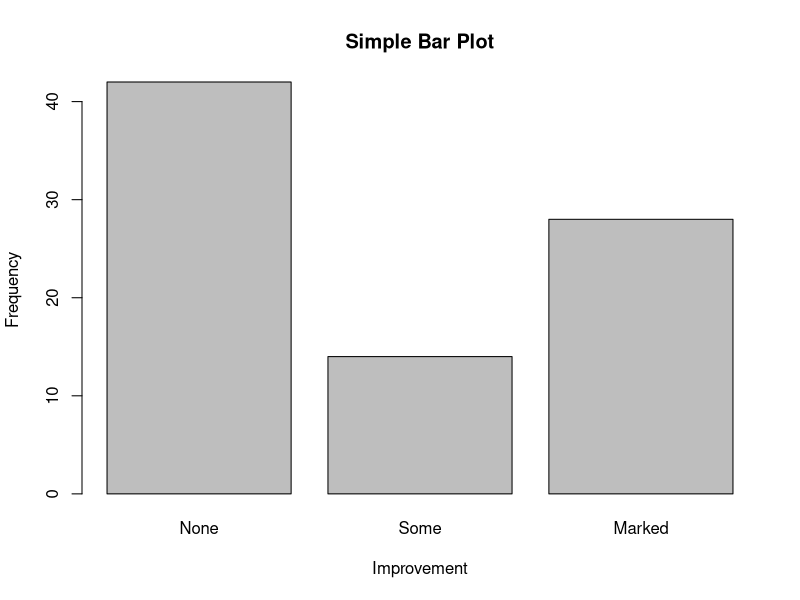
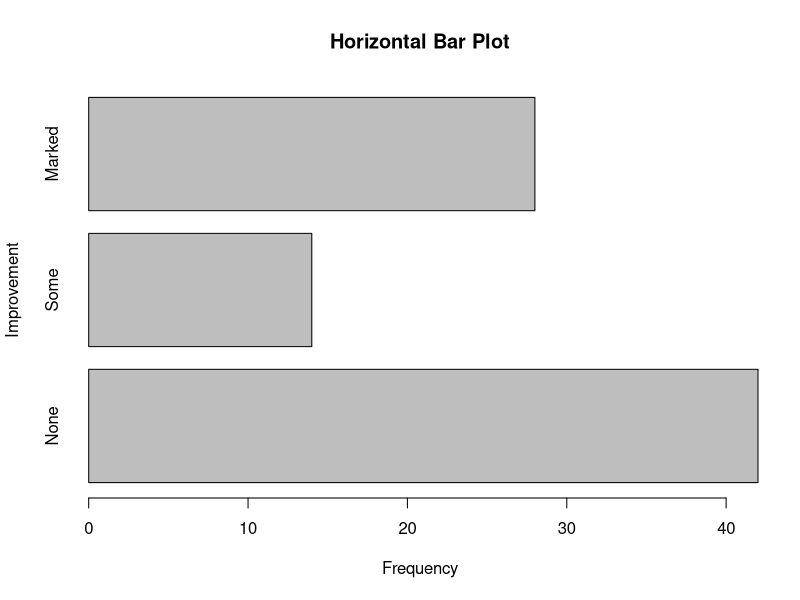
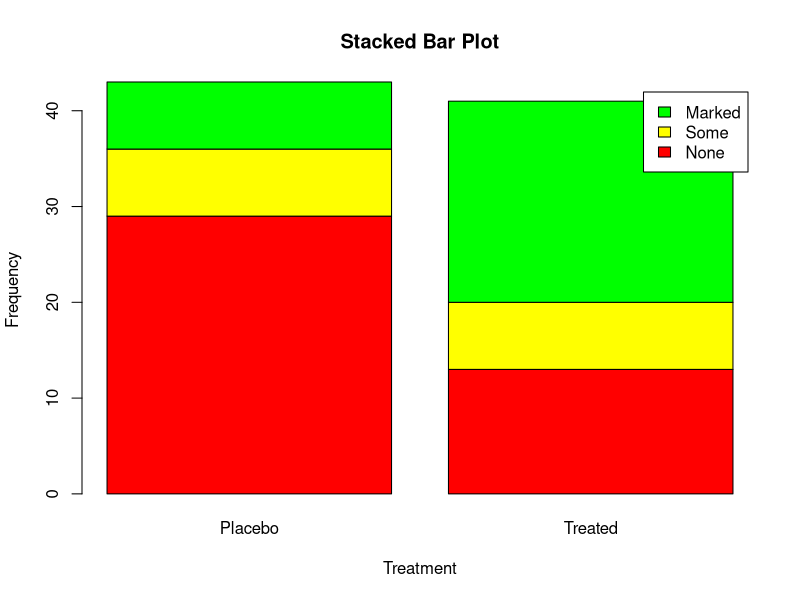
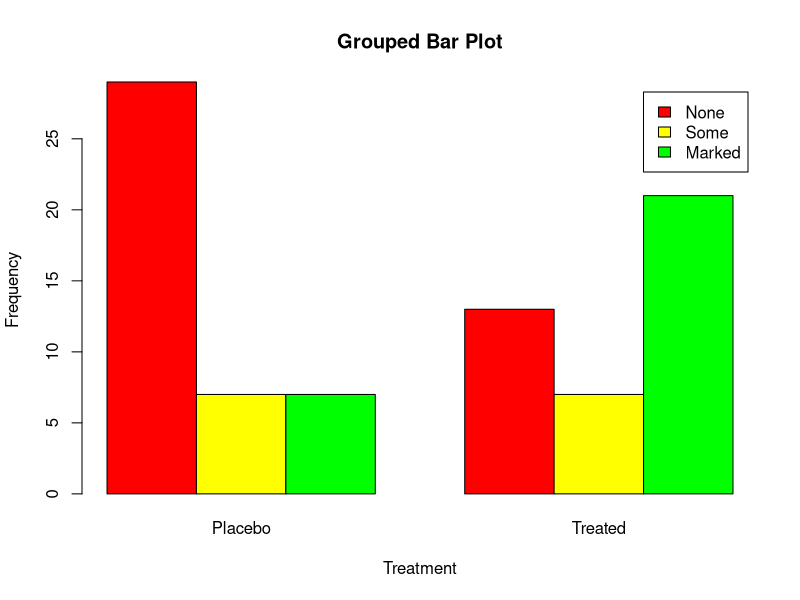
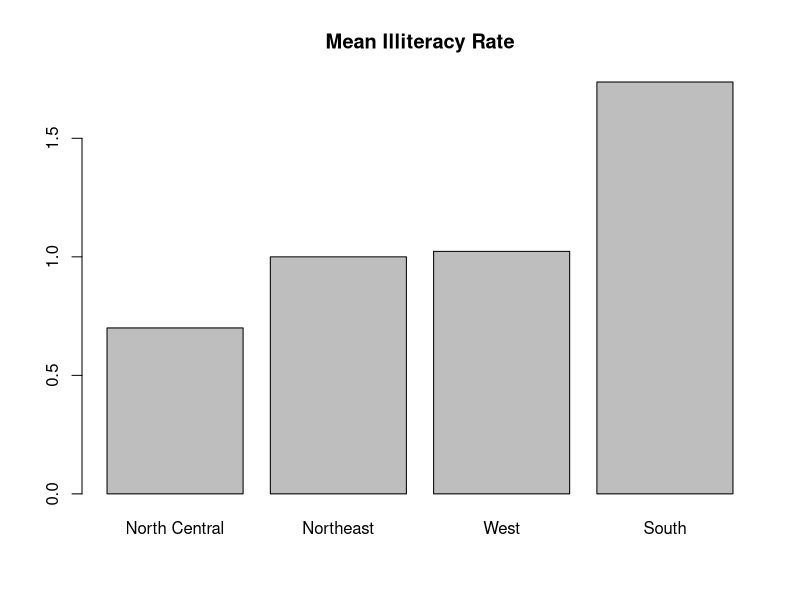
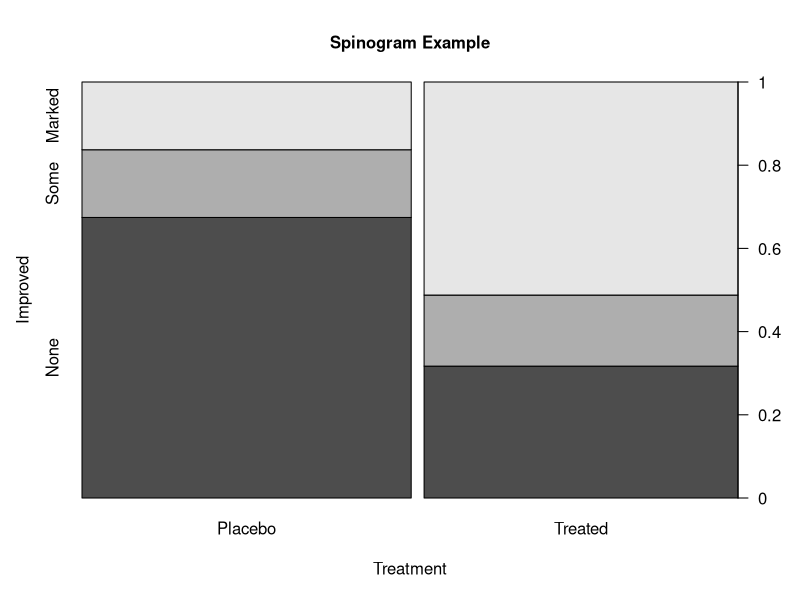
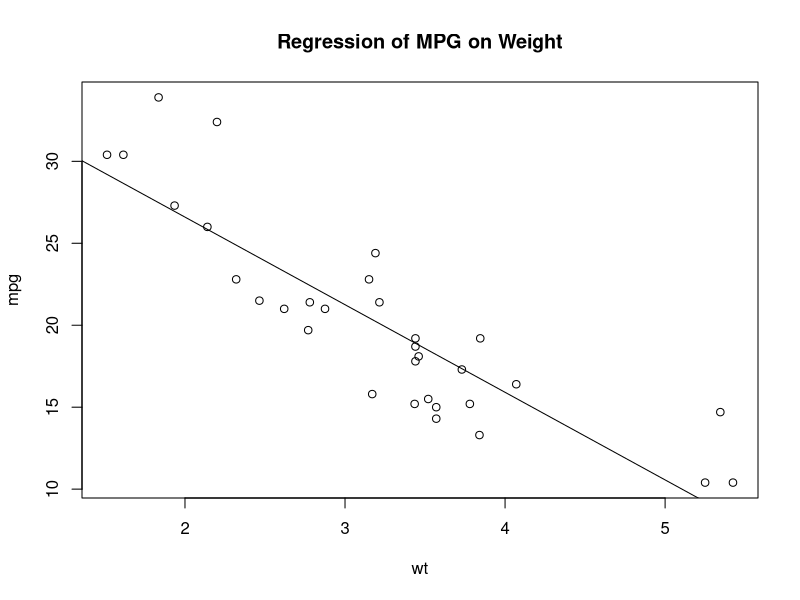

The R source for these figures, in order: (Note: this script raises an error after producing the figures.)
## ---- chunk 1
knitr::opts_chunk$set(echo = T,collapse = T,
                      results = "hide")
## ---- chunk 2
# Load vcd package
library(vcd)
# Get cell counts for improved variable
counts <- table(Arthritis$Improved)
counts
# simple bar plot
barplot(counts, main = "Simple Bar Plot", xlab = "Improvement", ylab = "Frequency")

# horizontal bar plot
barplot(counts, main = "Horizontal Bar Plot", xlab = "Frequency", ylab = "Improvement", horiz = TRUE)
# get counts for Improved by Treatment table
counts <- table(Arthritis$Improved,Arthritis$Treatment)
counts
# stacked barplot
barplot(counts, main = "Stacked Bar Plot", xlab = "Treatment", ylab = "Frequency", col = c("red", "yellow", "green"), legend = rownames(counts))

# grouped barplot
barplot(counts, main = "Grouped Bar Plot", xlab = "Treatment", ylab = "Frequency", col = c("red", "yellow", "green"), legend = rownames(counts), beside = TRUE)
# Mean bar plots
states <- data.frame(state.region, state.x77)
means <- aggregate(states$Illiteracy, 
    by = list(state.region), 
    FUN = mean)
means
means <- means[order(means$x), ]
means
barplot(means$x, names.arg = means$Group.1)
title("Mean Illiteracy Rate")
#为棘状图（spinogram）
attach(Arthritis) 
counts <- table(Treatment, Improved) 
spine(counts, main="Spinogram Example") 
detach(Arthritis) 
## ---- chunk 3
options(digits=2)#)限定了输出小数点后数字位数
Student <- c("John Davis", "Angela Williams", 
    "Bullwinkle Moose", "David Jones", 
    "Janice Markhammer", "Cheryl Cushing",
    "Reuven Ytzrhak", "Greg Knox", "Joel England",
    "Mary Rayburn")
Math <- c(502, 600, 412, 358, 495, 512, 410, 625, 573, 522)
Science <- c(95, 99, 80, 82, 75, 85, 80, 95, 89, 86)
English <- c(25, 22, 18, 15, 20, 28, 15, 30, 27, 18)
roster <- data.frame(Student, Math, Science, English,stringsAsFactors=FALSE)
    
z <- scale(roster[,2:4]) #将变量进行标准化

score <- apply(z, 1, mean)                     
roster <- cbind(roster, score)
#通过函数mean()来计算各行的均值以获得综合得分，并使用函数cbind()将其添加到花名册中 
y <- quantile(score, c(.8,.6,.4,.2)) #函数quantile()给出了学生综合得分的百分位数                                  
roster$grade[score >= y[1]] <- "A"           
roster$grade[score < y[1] & score >= y[2]] <- "B"
roster$grade[score < y[2] & score >= y[3]] <- "C"
roster$grade[score < y[3] & score >= y[4]] <- "D"
roster$grade[score < y[4]] <- "F"

name <- strsplit((roster$Student), " ") #使用函数strsplit()以空格为界把学生姓名拆分为姓氏和名字           
#你可以使用函数sapply()提取列表中每个成分的第一个元素，放入一个储存名字的向量Firstname，并提取每个成分的第二个元素，放入一个储存姓氏的向量Lastname。"["是一个可以提取某个对象的一部分的函数——在这里它是用来提取列表name各成分中的第一个或第二个元素的。
lastname <- sapply(name, "[", 2)
firstname <- sapply(name, "[", 1)

roster <- cbind(firstname,lastname, roster[,-1])
roster <- roster[order(lastname,firstname),]

roster
## ---- chunk 4
# for
for (i in 1:10) 
    print(i)
# while
i <- 10 
while (i > 0) {
    print(i)
    i <- i - 1} 
## ---- chunk 5
mydate <- function(type="long") {
    switch(type,
    long =  format(Sys.time(), "%A %B %d %Y"), 
    short = format(Sys.time(), "%m-%d-%y"),
    cat(type, "is not a recognized type\n"))
}
mydate("long")
mydate("short")
mydate()
mydate("medium")
## ---- chunk 6
x <- c(1, 2, 3, 4, 5, 6, 7, 8)
mean(x)
sd(x)
## ---- chunk 7
# normal distribution
library(MASS)
options(digits=3)
set.seed(1234)
mean <- c(230.7, 146.7, 3.6)           
sigma <- matrix( c(15360.8, 6721.2, -47.1,                           6721.2, 4700.9, -16.5,
            -47.1,  -16.5,   0.3), nrow=3, ncol=3)
mydata <- mvrnorm(500, mean, sigma)             
mydata <- as.data.frame(mydata)                   
names(mydata) <- c("y", "x1", "x2")               
dim(mydata)
head(mydata, n=10)   
## ---- chunk 8
mydates <- as.Date(c("2007-06-22","2004-02-13")) 
today <- Sys.Date() 
format(today, format="%B %d %Y") 
dob <- as.Date("2000-01-02")
difftime(today, dob, units="weeks") 
#strDates <- as.character(dates)将日期转为字符
## ---- chunk 9
a <- c(1, 2, 3)
a
is.numeric(a)
is.vector(a)
a <- as.character(a)
a
is.numeric(a)
is.vector(a)
is.character(a)
## ---- chunk 10
library(sqldf)
newdf <- sqldf("select * from mtcars where carb=1 order by mpg", 
    row.names = TRUE)
newdf <- sqldf("select avg(mpg) as avg_mpg, avg(disp) as avg_disp,
    gear from mtcars where cyl in (4, 6) group by gear")
## ---- chunk 11
mydata <- data.frame(x1 = c(2, 2, 6, 4), x2 = c(3, 4, 2, 8))
mydata$sumx <- mydata$x1 + mydata$x2
mydata$meanx <- (mydata$x1 + mydata$x2)/2
attach(mydata)
mydata$sumx <- x1 + x2
mydata$meanx <- (x1 + x2)/2
detach(mydata)
mydata <- transform(mydata, sumx = x1 + x2, meanx = (x1 + x2)/2)
## ---- chunk 12
y <- c(1, 2, 3, NA) 
print(is.na(y))
x <- c(1, 2, NA, 3) 
print(sum(x, na.rm=TRUE))
## ---- chunk 13
attach(mtcars)
plot(wt, mpg)
abline(lm(mpg ~ wt))
title("Regression of MPG on Weight")
detach(mtcars)
## ---- chunk 14
#矩阵
y = matrix(1:20,nrow = 5, ncol = 4)
y
cells <- c(1, 26, 24, 68)
rnames <- c("R1", "R2")
cnames <- c("C1", "C2")
mymatrix <- matrix(cells, nrow = 2, ncol = 2, byrow = TRUE, 
    dimnames = list(rnames, cnames))
mymatrix
mymatrix <- matrix(cells, nrow = 2, ncol = 2, byrow = FALSE, 
    dimnames = list(rnames, cnames))
mymatrix
#数组：个创建三维（2×3×4）数值型数组
dim1 <- c("A1", "A2")
dim2 <- c("B1", "B2", "B3")
dim3 <- c("C1", "C2", "C3", "C4")
z <- array(1:24, c(2, 3, 4), dimnames = list(dim1, dim2, dim3))
z
## ---- chunk 15
#创建数据框
patientID <- c(1, 2, 3, 4)
age <- c(25, 34, 28, 52)
diabetes <- c("Type1", "Type2", "Type1", "Type1")
status <- c("Poor", "Improved", "Excellent", "Poor")
patientdata <- data.frame(patientID, age, diabetes, 
    status)
patientdata
patientdata$age
table(patientdata$diabetes, patientdata$status)#生成糖尿病类型变量diabetes和病情变量status的列联表
## ---- chunk 16
patientID <- c(1, 2, 3, 4)
age <- c(25, 34, 28, 52)
diabetes <- c("Type1", "Type2", "Type1", "Type1")
status <- c("Poor", "Improved", "Excellent", "Poor")
diabetes <- factor(diabetes)
status <- factor(status, order = TRUE)
patientdata <- data.frame(patientID, age, diabetes, status)
str(patientdata)
## ---- chunk 17
help.start()
help(package = "vcd")
library(vcd) 
help(Arthritis) #阅读数据集Arthritis的描述
Arthritis 
example(Arthritis)# 运行数据集Arthritis自带的示例
#q()
